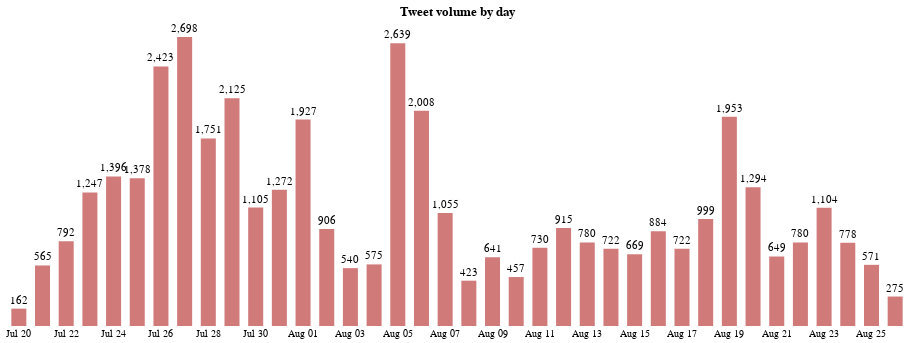

Notebook source saved alongside this figure:
### Code cell
tweet_by_days_bar = alt.Chart(all_tweets_day, title='Tweet volume by day').mark_bar(opacity=0.6, color='firebrick', size=15).encode(
    x=alt.X('monthdate(day_bins):O', axis=alt.Axis(title='', ticks=False)),
    y=alt.Y('count:Q', axis=None),  
)

tweet_by_days_text = alt.Chart(all_tweets_day).mark_text(
    align='center',
    baseline='middle',
    color='black',
    dy=-8 
).encode(
    x=alt.X('monthdate(day_bins):O', axis=alt.Axis(ticks=False, format=("%b %d"))),
    y=alt.Y('count:Q', axis=alt.Axis(title='count', ticks=False)),  
    text=alt.Text('count:Q', format=',')
)

(tweet_by_days_bar + tweet_by_days_text).properties(
    width=900,
    height=300
).configure_axis(
    grid=False,
    domain=False
).configure_view(
    strokeWidth=0)

### Figure 1 — Vega-Lite specification as saved in the notebook (floating-point values rounded to 4 significant figures)
{"config": {"view": {"continuousWidth": 400, "continuousHeight": 300, "strokeWidth": 0}, "axis": {"domain": false, "grid": false}}, "layer": [{"mark": {"type": "bar", "color": "firebrick", "opacity": 0.6, "size": 15}, "encoding": {"x": {"type": "ordinal", "axis": {"ticks": false, "title": ""}, "field": "day_bins", "timeUnit": "monthdate"}, "y": {"type": "quantitative", "axis": null, "field": "count"}}, "title": "Tweet volume by day"}, {"mark": {"type": "text", "align": "center", "baseline": "middle", "color": "black", "dy": -8}, "encoding": {"text": {"type": "quantitative", "field": "count", "format": ","}, "x": {"type": "ordinal", "axis": {"format": "%b %d", "ticks": false}, "field": "day_bins", "timeUnit": "monthdate"}, "y": {"type": "quantitative", "axis": {"ticks": false, "title": "count"}, "field": "count"}}}], "data": {"name": "data-a440b2cad984f0ec7fb32efba1996f18"}, "height": 300, "width": 900, "$schema": "https://vega.github.io/schema/vega-lite/v4.8.1.json", "datasets": {"data-a440b2cad984f0ec7fb32efba1996f18": [{"day_bins": "2021-07-20T00:00:00", "count": 162}, {"day_bins": "2021-07-21T00:00:00", "count": 565}, {"day_bins": "2021-07-22T00:00:00", "count": 792}, {"day_bins": "2021-07-23T00:00:00", "count": 1247}, {"day_bins": "2021-07-24T00:00:00", "count": 1396}, {"day_bins": "2021-07-25T00:00:00", "count": 1378}, {"day_bins": "2021-07-26T00:00:00", "count": 2423}, {"day_bins": "2021-07-27T00:00:00", "count": 2698}, {"day_bins": "2021-07-28T00:00:00", "count": 1751}, {"day_bins": "2021-07-29T00:00:00", "count": 2125}, {"day_bins": "2021-07-30T00:00:00", "count": 1105}, {"day_bins": "2021-07-31T00:00:00", "count": 1272}, {"day_bins": "2021-08-01T00:00:00", "count": 1927}, {"day_bins": "2021-08-02T00:00:00", "count": 906}, {"day_bins": "2021-08-03T00:00:00", "count": 540}, {"day_bins": "2021-08-04T00:00:00", "count": 575}, {"day_bins": "2021-08-05T00:00:00", "count": 2639}, {"day_bins": "2021-08-06T00:00:00", "count": 2008}, {"day_bins": "2021-08-07T00:00:00", "count": 1055}, {"day_bins": "2021-08-08T00:00:00", "count": 423}, {"day_bins": "2021-08-09T00:00:00", "count": 641}, {"day_bins": "2021-08-10T00:00:00", "count": 457}, {"day_bins": "2021-08-11T00:00:00", "count": 730}, {"day_bins": "2021-08-12T00:00:00", "count": 915}, {"day_bins": "2021-08-13T00:00:00", "count": 780}, {"day_bins": "2021-08-14T00:00:00", "count": 722}, {"day_bins": "2021-08-15T00:00:00", "count": 669}, {"day_bins": "2021-08-16T00:00:00", "count": 884}, {"day_bins": "2021-08-17T00:00:00", "count": 722}, {"day_bins": "2021-08-18T00:00:00", "count": 999}, {"day_bins": "2021-08-19T00:00:00", "count": 1953}, {"day_bins": "2021-08-20T00:00:00", "count": 1294}, {"day_bins": "2021-08-21T00:00:00", "count": 649}, {"day_bins": "2021-08-22T00:00:00", "count": 780}, {"day_bins": "2021-08-23T00:00:00", "count": 1104}, {"day_bins": "2021-08-24T00:00:00", "count": 778}, {"day_bins": "2021-08-25T00:00:00", "count": 571}, {"day_bins": "2021-08-26T00:00:00", "count": 275}]}}
